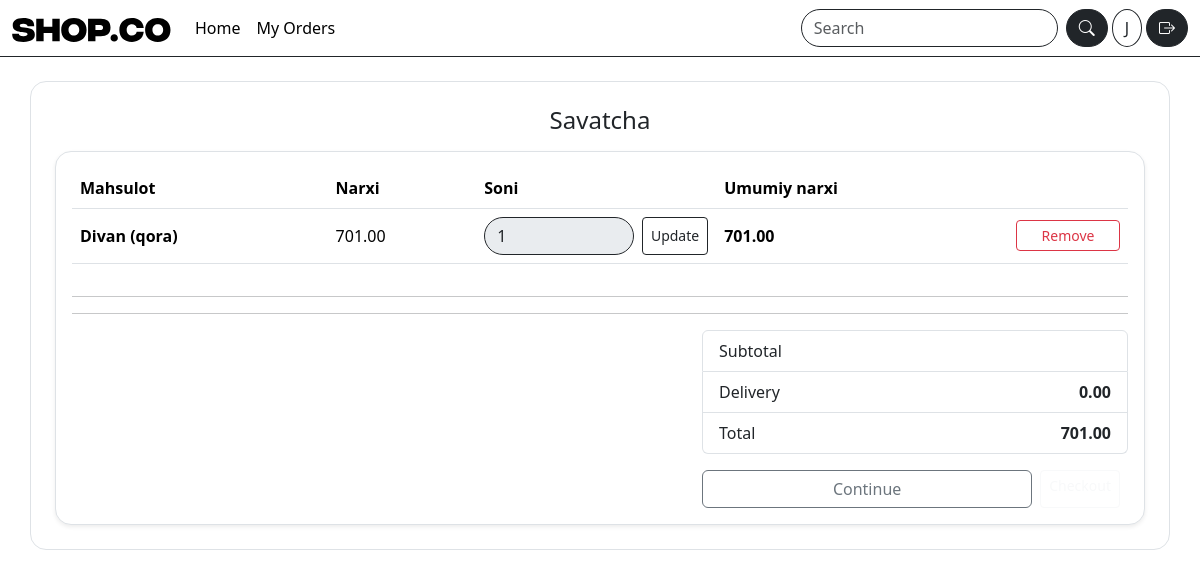
Page /cart/ (signed in) on the committed database.
### accounts/models.py (models this page shows, shortened)
class User(AbstractUser):
    class Role(models.TextChoices):
        BUYER = 'BUYER', 'Buyer'
        SELLER = 'SELLER', 'Seller'
    role = models.CharField(
        choices=Role.choices,
        default=Role.BUYER
    )
    image = models.ImageField(upload_to="avatars/", null=True, blank=True)
    phone = models.CharField(max_length=15, help_text="+998919203550")
    address = models.CharField(max_length=250)

### cart/models.py (models this page shows, shortened)
class CartItem(models.Model):
   cart = models.ForeignKey(Cart, on_delete=models.CASCADE, related_name="items")
   product = models.ForeignKey(Product, on_delete=models.CASCADE, related_name="cart_items")
   qty = models.PositiveIntegerField(default=1)
   unit_price = models.DecimalField(max_digits=12, decimal_places=2, default=Decimal("0.00"))
   created_at = models.DateTimeField(auto_now_add=True)
   def line_total(self):
       return self.unit_price * self.qty

### catalog/models.py (models this page shows, shortened)
class Product(models.Model):
   seller = models.ForeignKey(
       settings.AUTH_USER_MODEL,
       on_delete=models.CASCADE,
       related_name="products"
   )
   category = models.ForeignKey(
       Category,
       on_delete=models.SET_NULL,
       null=True,
       blank=True,
       related_name="products"
   )
   name = models.CharField(max_length=200)
   slug = models.SlugField(max_length=220, unique=True)
   price = models.DecimalField(max_digits=12, decimal_places=2, help_text="$")
   short_description = models.CharField(max_length=255, blank=True)
   description = models.TextField(blank=True)
   stock = models.PositiveIntegerField(default=0)
   is_active = models.BooleanField(default=True)
   main_image = models.ImageField(upload_to="products/main/", blank=True, null=True)
   created_at = models.DateTimeField(auto_now_add=True)

### cart/views.py (the view)
# urls.py: path("cart/", views.CartDetailView.as_view(), name="cart_detail"),
class CartDetailView(LoginRequiredMixin, TemplateView):
   template_name = "cart/cart_detail.html"
   def get_context_data(self, **kwargs):
       ctx = super().get_context_data(**kwargs)  # context dictionary = template uchun data dict
       cart = get_or_create_cart(self.request.user)
       ctx["cart"] = cart
       ctx["items"] = cart.items.select_related("product")
       ctx["subtotal"] = cart.subtotal()
       ctx["delivery"] = cart.delivery()
       ctx["total"] = cart.total()
       return ctx

### cart/models.py (called while the page is built)
   def subtotal(self):
       return sum((item.unit_price * item.qty) for item in self.items.all())

   def delivery(self):
       return Decimal("0.00") if self.subtotal() >= Decimal("500.00") else Decimal("25.00")

   def total(self):
       return self.subtotal() + self.delivery()

### cart/utils.py (called while the page is built)
def get_or_create_cart(user):
   cart, _ = Cart.objects.get_or_create(user=user)
   return cart

### templates/cart/cart_detail.html (shortened to what this page needs)
{% extends "base.html" %}
{% block content %}
<div class="container p-4 border rounded-4 rounded my-4">
    <h1 class="h4 mb-3 text-center">Savatcha</h1>
<div class="card border rounded-4 shadow-sm">
 <div class="card-body">
   {% if items.count == 0 %}
     <p class="text-muted mb-0">Savatcha bo‘sh.</p>
   {% else %}
     <div class="table-responsive">
       <table class="table align-middle">
         <thead>
           <tr><th>Mahsulot</th><th>Narxi</th><th style="width:240px;">Soni</th><th>Umumiy narxi</th><th style="width:120px;"></th></tr>
         </thead>
         <tbody>
           {% for item in items %}
             <tr>
               <td class="fw-semibold">{{ item.product.name }}</td>
               <td>{{ item.unit_price }}</td>
               <td>
                 <form method="post" action="{% url 'cart_update' item.product.id %}" class="d-flex gap-2">
                   <input disabled type="number" name="qty" min="1" value="{{ item.qty }}" class="form-control">
                   <button class="btn btn-outline-dark btn-sm">Update</button>
                 </form>
               </td>
               <td class="fw-semibold">{{ item.line_total }}</td>
               <td>
                 <form method="post" action="{% url 'cart_remove' item.product.id %}">
                   <button class="btn btn-outline-danger btn-sm w-100">Remove</button>
                 </form>
               </td>
             </tr>
           {% endfor %}
         </tbody>
       </table>
     </div>
     <hr>
     <hr>
     <div class="row justify-content-end">
       <div class="col-md-5">
         <ul class="list-group">
           <li class="list-group-item d-flex justify-content-between">
             <span>Subtotal</span><strong>{{ item.subtotal }}</strong>
           </li>
           <li class="list-group-item d-flex justify-content-between">
             <span>Delivery</span><strong>{{ delivery }}</strong>
           </li>
           <li class="list-group-item d-flex justify-content-between">
             <span>Total</span><strong>{{ total }}</strong>
           </li>
         </ul>
         <div class="d-flex gap-2 mt-3">
           <a class="btn btn-outline-secondary w-100" href="{% url 'product_list' %}">Continue</a>
          {% if request.user.is_authenticated %}
            <a class="btn btn-outline-light btn-sm me-2" href="{% url 'checkout' %}">Checkout</a>
        {% endif %}
         </div>
       </div>
     </div>
   {% endif %}
 </div>
</div>
</div>
{% endblock %}

### templates/includes/navbar.html (shortened to what this page needs)
{% load static %}
<nav class="navbar navbar-expand-md bottom border-bottom border-dark">
  <div class="container-fluid">
    <a class="navbar-brand" href="{% url 'product_list' %}"><img src="{%static 'images/SHOP.CO.svg' %}" alt=""></a>
    <div class="collapse navbar-collapse" id="navbarSupportedContent">
      <ul class="navbar-nav me-auto mb-2 mb-lg-0">
        <li class="nav-item">
          <a class="nav-link active" aria-current="page" href="{% url 'product_list' %}">Home</a>
        </li>
        {% if user.role == 'BUYER' %}
        <li class="nav-item">
          <a class="nav-link active" href="{% url 'my_orders' %}">My Orders</a>
        </li>
        {% endif %}
      </ul>
      <form class="d-flex me-1 mb-2 mb-md-0" role="search">
        <input class="form-control me-2 rounded-pill border-dark" type="search" placeholder="Search" aria-label="Search"/>
        <button class="btn btn-dark rounded-pill" type="submit"><i class="bi bi-search"></i></button>
      </form>
      {% if user.is_authenticated and user.image %}
        <a class="border rounded-circle border-dark me-1 btn-outline-dark" href="{% url 'profile'  %}"><img class="rounded rounded-circle"  style="width:35px; height:35px" src="{{ user.image.url }}" alt=""></a>
      {% elif user.is_authenticated and not user.image %}
        <a href="{% url 'profile'%}"><span class="btn btn-outline-dark rounded-circle me-1">{{ user.username|slice:1|title }}</span></a>
       {% else %}
       <a href="{% url 'login' %}"><i class="bi bi-person-circle fs-1 text-dark"></i></a>
       {% endif %}
      {% if user.is_authenticated %}
      <form method="post" action="{% url 'logout' %}" class="r">
        <button class="btn btn-dark rounded-pill"><i class="bi bi-box-arrow-right"></i></button>
      </form>
      {%else%}
      <a class="btn btn-dark rounded-pill mx-1" href="{% url 'login' %}">Login</a>
      <a class="btn border border-dark rounded-pill btn-outline-dark" href="{% url 'signup' %}">Signup</a>
      {% endif %}
    </div>
  </div>
</nav>

### static/css/style.css (style rules this page uses)
.btn-outline-dark { background-color: white; transition: .3s; }
form input, form select { border-radius: 50rem !important; border-color: #212529 !important; }

### rows in the picture
User: username "J"
CartItem: product.name "Divan (qora)", unit_price "701.00", qty "1", line_total "701.00"

### other values in the picture
{{ delivery }} "0.00"
{{ total }} "701.00"
